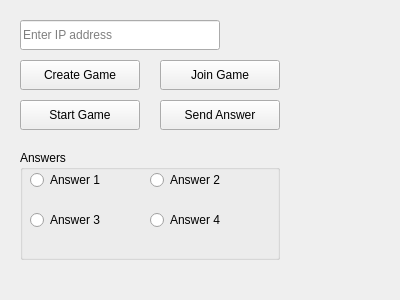
<?xml version="1.0" encoding="UTF-8"?>
<ui version="4.0">
 <class>MainWindow</class>
 <widget class="QMainWindow" name="MainWindow">
  <property name="geometry">
   <rect>
    <x>0</x>
    <y>0</y>
    <width>400</width>
    <height>300</height>
   </rect>
  </property>
  <property name="windowTitle">
   <string>Quiz Game</string>
  </property>
  <widget class="QWidget" name="centralwidget">
   <widget class="QLineEdit" name="ipLineEdit">
    <property name="geometry">
     <rect>
      <x>20</x>
      <y>20</y>
      <width>200</width>
      <height>30</height>
     </rect>
    </property>
    <property name="placeholderText">
     <string>Enter IP address</string>
    </property>
   </widget>
   <widget class="QPushButton" name="createGameButton">
    <property name="geometry">
     <rect>
      <x>20</x>
      <y>60</y>
      <width>120</width>
      <height>30</height>
     </rect>
    </property>
    <property name="text">
     <string>Create Game</string>
    </property>
   </widget>
   <widget class="QPushButton" name="joinGameButton">
    <property name="geometry">
     <rect>
      <x>160</x>
      <y>60</y>
      <width>120</width>
      <height>30</height>
     </rect>
    </property>
    <property name="text">
     <string>Join Game</string>
    </property>
   </widget>
   <widget class="QPushButton" name="startGameButton">
    <property name="geometry">
     <rect>
      <x>20</x>
      <y>100</y>
      <width>120</width>
      <height>30</height>
     </rect>
    </property>
    <property name="text">
     <string>Start Game</string>
    </property>
   </widget>
   <widget class="QPushButton" name="answerButton">
    <property name="geometry">
     <rect>
      <x>160</x>
      <y>100</y>
      <width>120</width>
      <height>30</height>
     </rect>
    </property>
    <property name="text">
     <string>Send Answer</string>
    </property>
   </widget>
   <widget class="QGroupBox" name="answerGroup">
    <property name="geometry">
     <rect>
      <x>20</x>
      <y>150</y>
      <width>260</width>
      <height>110</height>
     </rect>
    </property>
    <property name="title">
     <string>Answers</string>
    </property>
    <widget class="QRadioButton" name="answer1RadioButton">
     <property name="text">
      <string>Answer 1</string>
     </property>
     <property name="geometry">
      <rect><x>10</x><y>20</y><width>100</width><height>20</height></rect>
     </property>
    </widget>
    <widget class="QRadioButton" name="answer2RadioButton">
     <property name="text">
      <string>Answer 2</string>
     </property>
     <property name="geometry">
      <rect><x>130</x><y>20</y><width>100</width><height>20</height></rect>
     </property>
    </widget>
    <widget class="QRadioButton" name="answer3RadioButton">
     <property name="text">
      <string>Answer 3</string>
     </property>
     <property name="geometry">
      <rect><x>10</x><y>60</y><width>100</width><height>20</height></rect>
     </property>
    </widget>
    <widget class="QRadioButton" name="answer4RadioButton">
     <property name="text">
      <string>Answer 4</string>
     </property>
     <property name="geometry">
      <rect><x>130</x><y>60</y><width>100</width><height>20</height></rect>
     </property>
    </widget>
   </widget>
  </widget>
 </widget>
 <resources/>
 <connections/>
</ui>
